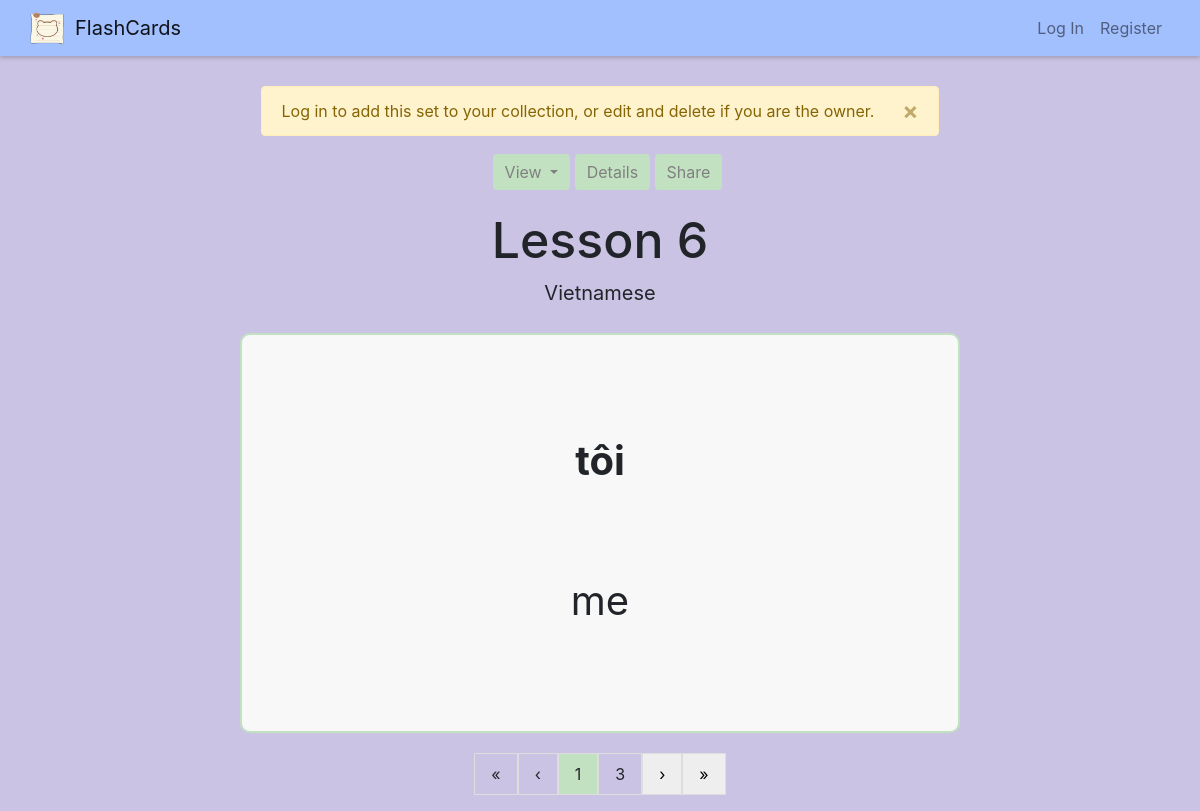
The app's page /view-set/6 with its own data.
### flashcards/models.py (models this page shows)
class Set(models.Model):
    owner = models.ForeignKey("User", on_delete=models.CASCADE, related_name="sets")
    name = models.CharField(max_length=255)
    description = models.TextField(blank=True)
    timestamp = models.DateTimeField(auto_now_add=True)

class Card(models.Model):
    set = models.ForeignKey("Set", on_delete=models.CASCADE, related_name="cards")
    term = models.CharField(max_length=255)
    definition = models.TextField()

### flashcards/views.py (the view, shortened to what this page needs)
# urls.py: path("view-set/<int:set_id>", views.set, name="view-set"),
def set(request, set_id):
    user = None
    message = None
    if request.user.is_authenticated:
        user = request.user
    else:
        message = "Log in to add this set to your collection, or edit and delete if you are the owner."
    try:
        set = Set.objects.get(pk=set_id)
        cards = set.cards.all()
        paginator = Paginator(cards, 1)
        page_number = request.GET.get("page")
        page_obj = paginator.get_page(page_number)
        user_is_not_owner = set.owner != user
        user_has_not_added = len(Add.objects.filter(user=user, set=set)) == 0
    except Set.DoesNotExist:
        return HttpResponseRedirect(reverse('error', args=(404,)))
    return render(request, "flashcards/set.html", {
            "set": set,
            "user_is_not_owner": user_is_not_owner,
            "user_has_not_added": user_has_not_added,
            "message": message,
            "page_obj": page_obj
        })

### flashcards/templates/flashcards/set.html (shortened to what this page needs)
{% extends "flashcards/layout.html" %}
{% load static %}
{% block body %}
    {% if message %}
    <div class="container">
        <div class="alert alert-warning alert-dismissible">
            <a href="#" class="close" data-dismiss="alert" aria-label="close">&times;</a>
            {{ message }}
        </div>
    <div class="container">
    {% endif %}
    <div class="container center">
        <div class="actions-bar">
            <button class="btn btn-info dropdown-toggle" type="button" id="view-mode-btn" data-toggle="dropdown" aria-haspopup="true" aria-expanded="false">
                View
            </button>
            <button class="btn btn-info popup" onclick="showDetails()">Details
            </button>
            <button onclick="share()" class="btn btn-info popup">Share
            </button>
        </div>
        <div class="set-banner">
            <h3>{{ set.name }}</h3>
            <div>{{ set.description }}</div>
        </div>
        <div class="existing-cards-div" id="one-card-view">
            {% if page_obj %}
                {% for card in page_obj %}
                <div class="existing-onecard-div" id="{{ card.pk }}">
                    <div class="onecard-item onecard-title">{{ card.term }}</div>
                    <div class="onecard-item">{{ card.definition }}</div>
                </div>
                {% endfor %}
            {% else %}
                <div class="empty-field">No cards yet.</div>
            {% endif %}
            {% if page_obj %}
                <div class="pagination">
                    {% if page_obj.has_previous %}
                        <a href="?page=1">&laquo;</a>
                        <a href="?page={{ page_obj.previous_page_number }}">&lsaquo;</a>
                    {% else %}
                        <a class="inactive">&laquo;</a>
                        <a class="inactive">&lsaquo;</a>
                    {% endif %}
                        <a class="active">{{ page_obj.number }}</a>
                        <a class="inactive">{{ page_obj.paginator.num_pages }}</a>
                    {% if page_obj.has_next %}
                        <a href="?page={{ page_obj.next_page_number }}">&rsaquo;</a>
                        <a href="?page={{ page_obj.paginator.num_pages }}">&raquo;</a>
                    {% else %}
                        <a class="inactive">&rsaquo;</a>
                        <a class="inactive">&raquo;</a>
                    {% endif %}
                </div>
            {% endif %}
        </div>
    </div>
{% endblock %}

### flashcards/static/flashcards/styles.css (style rules this page uses)
body { background-color: #CBC3E3; }
.container { display: flex; flex-direction: column; align-items: center; text-align: center; }
.center { text-align: center; }
.existing-sets-div, .existing-cards-div, #edit-view { margin-top: 15px; }
#view-mode-btn { margin-left: 15px; }
.popup { position: relative; display: inline-block; cursor: pointer; -webkit-user-select: none; -moz-user-select: none; -ms-user-select: none; user-select: none; }
.pagination { display: inline-block; }
.pagination a { color: black; float: left; padding: 8px 16px; text-decoration: none; transition: background-color .3s; border: 1px solid #ddd; margin: 10px 0px; }
.pagination a { background-color: #efeeee; }
.pagination a.active { background-color: #C1E1C1; }
.pagination a.inactive { background-color: transparent; }
.btn-info { background-color: #C1E1C1; border: none; color: grey; }

### records on screen
Set: name "Lesson 6", description "Vietnamese"
Card: term "tôi", definition "me"

### other values on screen
{{ message }} "Log in to add this set to your collection, or edit and delete if you are the owner."
{{ page_obj.number }} "1"
{{ page_obj.paginator.num_pages }} "3"
